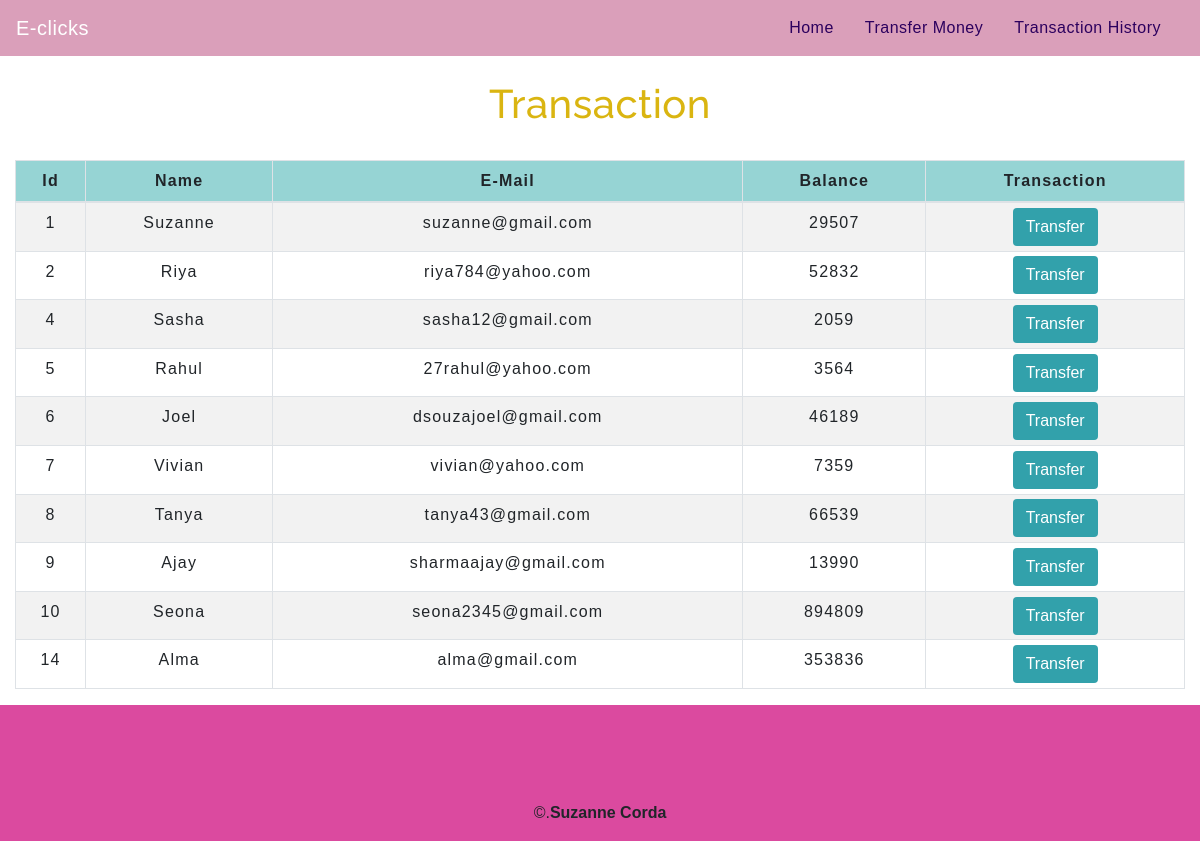
The app's page /transfermoney.php with its own data.
### tables this page shows
CREATE TABLE `users` (
  `id` int(3) NOT NULL,
  `name` text NOT NULL,
  `email` varchar(30) NOT NULL,
  `balance` int(8) NOT NULL
);

### transfermoney.php (the view, shortened to what this page needs)
<!DOCTYPE html>
<html lang="en">
<head>
    <link rel="stylesheet" href="https://maxcdn.bootstrapcdn.com/bootstrap/4.0.0/css/bootstrap.min.css">
    <link rel="stylesheet" type="text/css" href="css/table.css">
    <link rel="stylesheet" type="text/css" href="css/navbar.css">
    <link rel="stylesheet" type="text/css" href="css/main.css">
</head>
<body>
<?php
    include 'config.php';
    $sql = "SELECT * FROM users";
    $result = mysqli_query($conn,$sql);
?>
<?php
  include 'navbar.php';
?>
<div class="container-fluid">
        <h2 class="text-center pt-4">Transaction</h2>
        <br>
            <div class="row">
                <div class="col">
                    <div class="table-responsive-sm">
                    <table class="table table-hover table-sm table-striped table-condensed table-bordered">
                        <thead>
                            <tr>
                            <th scope="col" class="text-center py-2">Id</th>
                            <th scope="col" class="text-center py-2">Name</th>
                            <th scope="col" class="text-center py-2">E-Mail</th>
                            <th scope="col" class="text-center py-2">Balance</th>
                            <th scope="col" class="text-center py-2">Transaction</th>
                            </tr>
                        </thead>
                        <tbody>
                <?php
                    while($rows=mysqli_fetch_assoc($result)){
                ?>
                    <tr>
                        <td class="py-2"><?php echo $rows['id'] ?></td>
                        <td class="py-2"><?php echo $rows['name']?></td>
                        <td class="py-2"><?php echo $rows['email']?></td>
                        <td class="py-2"><?php echo $rows['balance']?></td>
                        <td><a href="customerinfo.php?id= <?php echo $rows['id'] ;?>"> <button type="button" class="btn">Transfer</button></a></td>
                    </tr>
                <?php
                    }
                ?>
                        </tbody>
                    </table>
                    </div>
                </div>
            </div>
         </div>
<div id="footer" style= "background-color:#db4a9f;overflow: hidden;
        padding: 0em 0em;text-align: center; width:auto";>
<br><br><br><br><center> <p>&copy.<b>Suzanne Corda</b></center>
</div>
</body>
</html>

### css/table.css (style rules this page uses)
* { padding: 0; margin: 0; box-sizing: border-box; font-family: sans-serif; }
h2 { font-size: 40px; }
table,th,td { letter-spacing: 1.2px; border: 2px solid black; border-collapse: collapse; border-color:#96D4D4; }
th { background-color: #96D4D4; }
td { text-align: center; }
button { border:none; background: #32a1ab; transition: 1s; color: #ffffff; }

### css/navbar.css (style rules this page uses)
h2 { color: #dab511; letter-spacing: 0.5px; font-family: raleway; }

### transfermoney.php (style rules this page uses)
button { transition: 1.5s; }

### records on screen
users: id "1", name "Suzanne", email "suzanne@gmail.com", balance "29507"
users: id "2", name "Riya", email "riya784@yahoo.com", balance "52832"
users: id "4", name "Sasha", email "sasha12@gmail.com", balance "2059"
users: id "5", name "Rahul", email "27rahul@yahoo.com", balance "3564"
users: id "6", name "Joel", email "dsouzajoel@gmail.com", balance "46189"
users: id "7", name "Vivian", email "vivian@yahoo.com", balance "7359"
users: id "8", name "Tanya", email "tanya43@gmail.com", balance "66539"
users: id "9", name "Ajay", email "sharmaajay@gmail.com", balance "13990"
users: id "10", name "Seona", email "seona2345@gmail.com", balance "894809"
users: id "14", name "Alma", email "alma@gmail.com", balance "353836"
